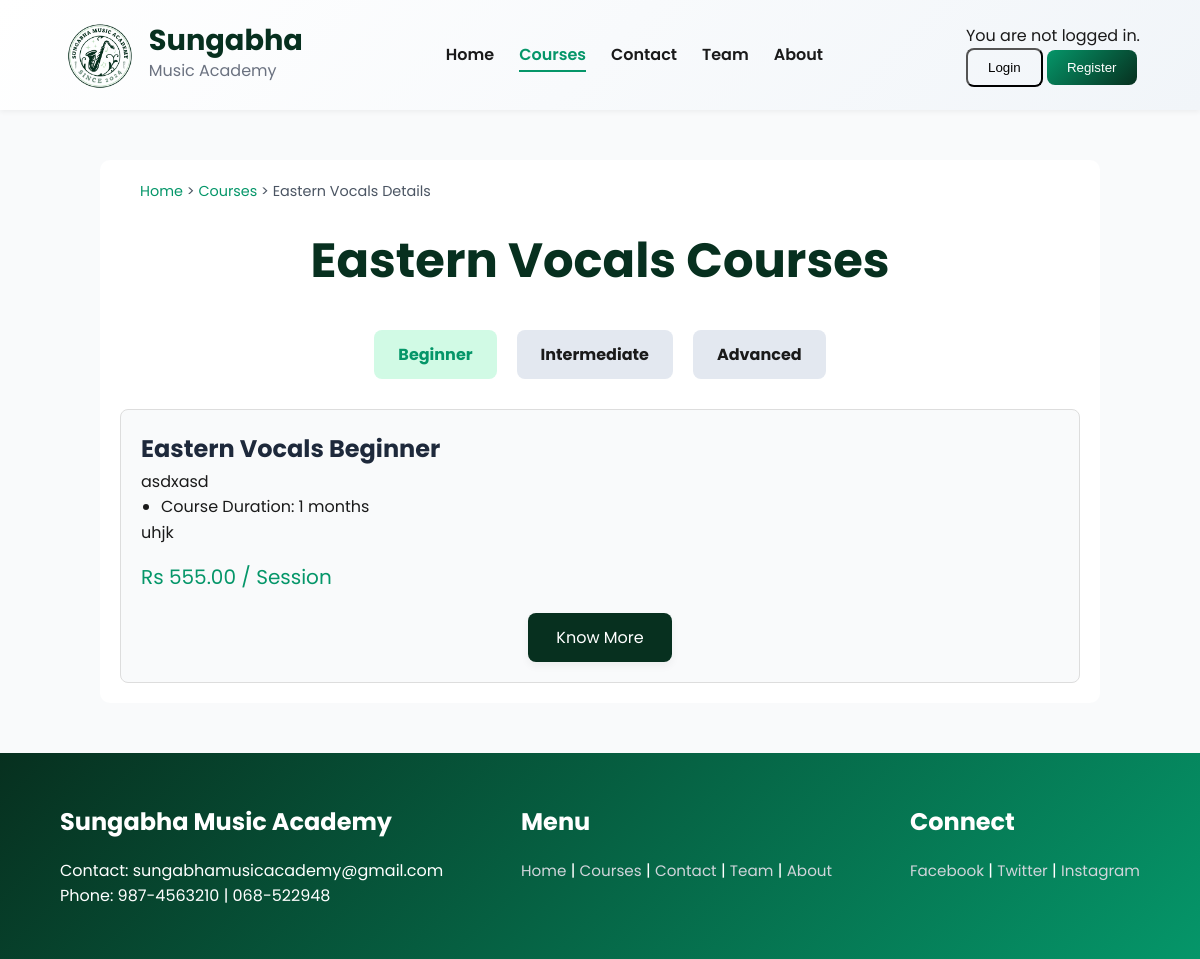
Page /course/13/ on the committed database.
### music/models.py (models this page shows, shortened)
class Course(models.Model):
    CATEGORY_CHOICES = [
        ('Instruments', 'Instruments'),
        ('Singing', 'Singing'),
        ('Flute', 'Flute'),
    ]
    title = models.CharField(max_length=200)
    category = models.CharField(max_length=50, choices=CATEGORY_CHOICES, default='Instruments')
    description = models.TextField(default="No description available")
    image = models.ImageField(upload_to='course_images/', blank=True, null=True)
    teacher = models.ForeignKey(
        User,
        on_delete=models.CASCADE,
        null=True,
        blank=True,
        related_name='taught_courses',
        limit_choices_to={'profile__role': 'Teacher'},
    )
    students = models.ManyToManyField(
        User,
        related_name='enrolled_courses',
        blank=True,
        limit_choices_to={'profile__role': 'Student'},
    )
    levels = models.ManyToManyField(Level, related_name='courses', blank=True)

class Level(models.Model):
    LEVEL_CHOICES = [
        ('Foundation', 'Foundation'),
        ('Beginner', 'Beginner'),
        ('Intermediate', 'Intermediate'),
        ('Advanced', 'Advanced'),
    ]
    name = models.CharField(max_length=100, choices=LEVEL_CHOICES)
    description = models.TextField(default="No description available")
    duration = models.IntegerField(default=0, help_text="Duration in months")
    price = models.DecimalField(max_digits=10, decimal_places=2, default=0.0, help_text="Price in Rs")
    language = models.CharField(max_length=50, default="English")
    format = models.CharField(max_length=100, default="1:1 lesson with Teacher")
    access = models.CharField(max_length=100, default="Mobile & Desktop Access")
    certificate = models.CharField(max_length=100, default="On completion")
    highlights = models.TextField(default="", blank=True)

### music/views.py (the view)
# urls.py: path('course/<int:course_id>/', views.course_detail, name='course_detail'),
def course_detail(request, course_id):
    course = get_object_or_404(Course, id=course_id)
    logger.debug(f"Rendering course detail: course_id={course_id}, user={request.user.username if request.user.is_authenticated else 'Anonymous'}")
    return render(request, 'course_detail.html', {'course': course})

### music/templates/course_detail.html (shortened to what this page needs)
{% load static %}
<!DOCTYPE html>
<html lang="en">
<head>
</head>
<body>
    <nav>
        <div class="logo-container">
            <img src="{% static 'images/LogoR.png' %}" alt="Sungabha Music Academy Logo" aria-label="Sungabha Music Academy Logo">
            <div class="brand-text">
                <span class="brand-title">Sungabha</span>
                <span class="brand-subtitle">Music Academy</span>
            </div>
        </div>
        <div>
            <a href="{% url 'home' %}">Home</a>
            <a href="{% url 'courses_list' %}" class="active" aria-current="page">Courses</a>
            <a href="{% url 'contact' %}">Contact</a>
            <a href="{% url 'team' %}">Team</a>
            <a href="{% url 'about' %}">About</a>
        </div>
        <div>
            {% if user.is_authenticated %}
                <p>Hello, {{ user.username }}!</p>
            {% else %}
                <p>You are not logged in.</p>
                <a href="{% url 'login' %}"><button aria-label="Login">Login</button></a>
                <a href="{% url 'register' %}"><button class="btn-primary" aria-label="Register">Register</button></a>
            {% endif %}
        </div>
    </nav>
    <div class="container">
        <div class="breadcrumb">
            <a href="{% url 'home' %}">Home</a> > <a href="{% url 'courses_list' %}">Courses</a> > {{ course.title }} Details
        </div>
        <h1>{{ course.title }} Courses</h1>
        <div class="tabs">
            {% for level in course.levels.all %}
                <div class="tab {% if forloop.first %}active{% endif %}" onclick="showTab('{{ level.name|lower }}')">
                    {{ level.name }}
                </div>
            {% endfor %}
        </div>
        {% for level in course.levels.all %}
        <div id="{{ level.name|lower }}" class="tab-content {% if forloop.first %}active{% endif %}">
            <div class="course-details">
                <h2>{{ course.title }} {{ level.name }}</h2>
                <p>{{ level.description }}</p>
                <ul>
                    <li>Course Duration: {{ level.duration }} months</li>
                </ul>
                <div>
                    {{ level.highlights|safe }}
                </div>
                <div class="price">Rs {{ level.price }} / Session</div>
                <div style="text-align: center;">
                    <a href="{% url 'course_detail_payment' course.id %}" class="btn">Know More</a>
                </div>
            </div>
        </div>
        {% endfor %}
    </div>
    <footer class="footer" aria-label="Footer">
        <div>
            <h3>Sungabha Music Academy</h3>
            <p>Contact: sungabhamusicacademy@gmail.com<br>Phone: 987-4563210 | 068-522948</p>
        </div>
        <div>
            <h3>Menu</h3>
            <a href="{% url 'home' %}" aria-label="Home">Home</a> |
            <a href="{% url 'courses_list' %}" aria-label="Courses">Courses</a> |
            <a href="{% url 'contact' %}" aria-label="Contact">Contact</a> |
            <a href="{% url 'team' %}" aria-label="Team">Team</a> |
            <a href="{% url 'about' %}" aria-label="About">About</a>
        </div>
        <div>
            <h3>Connect</h3>
            <a href="#" aria-label="Facebook">Facebook</a> |
            <a href="#" aria-label="Twitter">Twitter</a> |
            <a href="#" aria-label="Instagram">Instagram</a>
        </div>
    </footer>
</body>
</html>

### music/templates/course_detail.html (style rules this page uses)
* { margin: 0; padding: 0; box-sizing: border-box; }
body { font-family: 'Poppins', sans-serif; background-color: #f9fafb; color: #1a1a1a; line-height: 1.6; overflow-x: hidden; }
nav { display: flex; justify-content: space-between; align-items: center; padding: 20px 5%; background: linear-gradient(135deg, #ffffff, #f1f5f9); box-shadow: 0 2px 5px rgba(0, 0, 0, 0.05); position: sticky; top: 0; z-index: 1000; }
.logo-container { display: flex; align-items: center; gap: 10px; }
.logo-container img { height: 70px; width: auto; }
.brand-text { display: flex; flex-direction: column; line-height: 0.2; }
.brand-title { font-size: 1.8rem; font-weight: 700; color: #07301f; }
.brand-subtitle { font-size: 1rem; color: #6b7280; }
nav div:nth-child(2) { display: flex; gap: 25px; font-size: 1rem; }
nav a { text-decoration: none; color: #1a1a1a; font-weight: 600; transition: color 0.3s ease; position: relative; }
nav a.active { color: #059669; }
nav a.active::after { content: ""; width: 100%; height: 2px; background-color: #059669; position: absolute; bottom: -4px; left: 0; }
button { padding: 10px 20px; border: 1px solid #07301f mage; border-radius: 8px; cursor: pointer; transition: all 0.3s ease; background-color: transparent; font-weight: 500; }
.btn-primary { background: linear-gradient(135deg, #059669, #07301f); color: white; border: none; }
.breadcrumb { font-size: 0.9rem; color: #4b5563; margin-bottom: 20px; padding: 0 20px; }
.breadcrumb a { text-decoration: none; color: #059669; transition: color 0.3s ease; }
h1 { font-size: 3rem; font-weight: 700; color: #07301f; text-align: center; margin: 20px 0 30px; }
.container { max-width: 1000px; margin: 50px auto; padding: 20px; background: white; border-radius: 10px; }
.tabs { display: flex; justify-content: center; gap: 20px; margin: 30px 0; }
.tab { padding: 12px 24px; background: #e3e8f0; border-radius: 8px; cursor: pointer; font-weight: bold; }
.tab.active { background: #d1fae5; color: #059669; }
.tab-content { display: none; animation: fade 0.5s; }
.tab-content.active { display: block; }
.course-details { padding: 20px; border: 1px solid #ddd; border-radius: 8px; background-color: #f9fafb; }
.course-details h2 { color: #1e293b; }
.course-details ul { padding-left: 20px; }
.price { font-size: 20px; color: #059669; margin-top: 15px; }
.btn { display: inline-block; margin-top: 20px; margin-left: auto; margin-right: auto; background-color: #07301f; color: white; border: none; padding: 12px 28px; border-radius: 8px; cursor: pointer; text-align: center; font-size: 16px; transition: background-color 0.3s, transform 0.2s; box-shadow: 0 4px 8px rgba(0, 0, 0, 0.05); text-decoration: none; }
.footer { background: linear-gradient(135deg, #07301f, #059669); color: white; padding: 50px 5%; display: flex; justify-content: space-between; gap: 20px; flex-wrap: wrap; }
.footer h3 { font-size: 1.5rem; margin-bottom: 1rem; }
.footer a { color: #d1d5db; text-decoration: none; font-size: 0.95rem; transition: color 0.3s ease; }

### rows in the picture
Course: title "Eastern Vocals"
Level: name "Beginner", description "asdxasd", duration "1", highlights "uhjk", price "555.00"
Level: name "Intermediate"
Level: name "Advanced"
